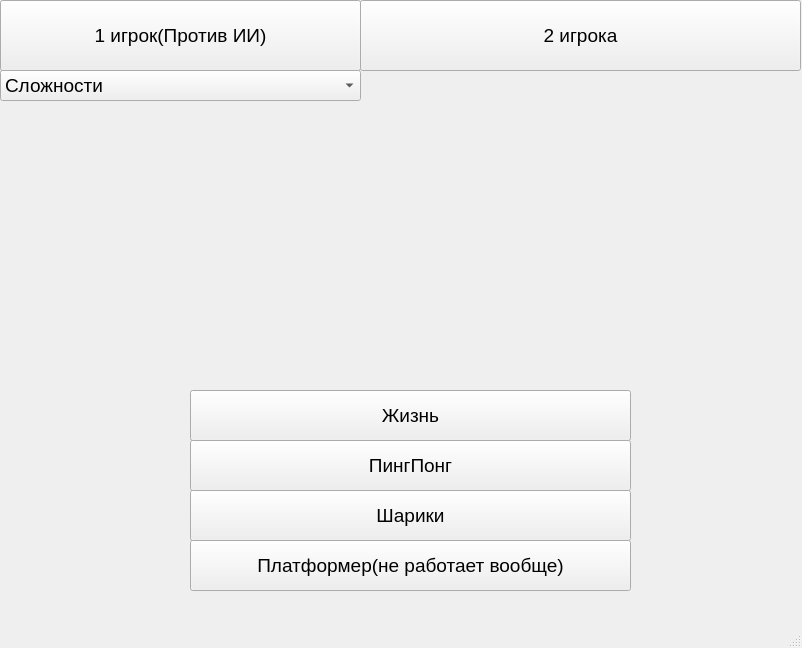
<?xml version="1.0" encoding="UTF-8"?>
<ui version="4.0">
 <class>MainWindow</class>
 <widget class="QMainWindow" name="MainWindow">
  <property name="geometry">
   <rect>
    <x>0</x>
    <y>0</y>
    <width>802</width>
    <height>648</height>
   </rect>
  </property>
  <property name="font">
   <font>
    <pointsize>14</pointsize>
   </font>
  </property>
  <property name="windowTitle">
   <string>MainWindow</string>
  </property>
  <widget class="QWidget" name="centralwidget">
   <widget class="QPushButton" name="pushButton">
    <property name="geometry">
     <rect>
      <x>0</x>
      <y>0</y>
      <width>361</width>
      <height>71</height>
     </rect>
    </property>
    <property name="text">
     <string>1 игрок(Против ИИ)</string>
    </property>
   </widget>
   <widget class="QPushButton" name="pushButton_2">
    <property name="geometry">
     <rect>
      <x>360</x>
      <y>0</y>
      <width>441</width>
      <height>71</height>
     </rect>
    </property>
    <property name="text">
     <string>2 игрока</string>
    </property>
   </widget>
   <widget class="QLabel" name="label">
    <property name="geometry">
     <rect>
      <x>30</x>
      <y>170</y>
      <width>191</width>
      <height>21</height>
     </rect>
    </property>
    <property name="font">
     <font>
      <pointsize>14</pointsize>
     </font>
    </property>
    <property name="text">
     <string/>
    </property>
   </widget>
   <widget class="QComboBox" name="comboBox">
    <property name="geometry">
     <rect>
      <x>0</x>
      <y>70</y>
      <width>361</width>
      <height>31</height>
     </rect>
    </property>
    <item>
     <property name="text">
      <string>Сложности</string>
     </property>
    </item>
    <item>
     <property name="text">
      <string>INSANE LEVEL</string>
     </property>
    </item>
    <item>
     <property name="text">
      <string>ULTRA HARDCORE</string>
     </property>
    </item>
    <item>
     <property name="text">
      <string>средне</string>
     </property>
    </item>
    <item>
     <property name="text">
      <string>легко</string>
     </property>
    </item>
   </widget>
   <widget class="QPushButton" name="pushButton_3">
    <property name="geometry">
     <rect>
      <x>190</x>
      <y>440</y>
      <width>441</width>
      <height>51</height>
     </rect>
    </property>
    <property name="text">
     <string>ПингПонг</string>
    </property>
   </widget>
   <widget class="QPushButton" name="pushButton_4">
    <property name="geometry">
     <rect>
      <x>190</x>
      <y>490</y>
      <width>441</width>
      <height>51</height>
     </rect>
    </property>
    <property name="text">
     <string>Шарики</string>
    </property>
   </widget>
   <widget class="QPushButton" name="pushButton_5">
    <property name="geometry">
     <rect>
      <x>190</x>
      <y>540</y>
      <width>441</width>
      <height>51</height>
     </rect>
    </property>
    <property name="text">
     <string>Платформер(не работает вообще)</string>
    </property>
   </widget>
   <widget class="QPushButton" name="pushButton_7">
    <property name="geometry">
     <rect>
      <x>190</x>
      <y>390</y>
      <width>441</width>
      <height>51</height>
     </rect>
    </property>
    <property name="text">
     <string>Жизнь</string>
    </property>
   </widget>
  </widget>
  <widget class="QMenuBar" name="menubar">
   <property name="geometry">
    <rect>
     <x>0</x>
     <y>0</y>
     <width>802</width>
     <height>21</height>
    </rect>
   </property>
  </widget>
  <widget class="QStatusBar" name="statusbar"/>
 </widget>
 <resources/>
 <connections/>
</ui>
